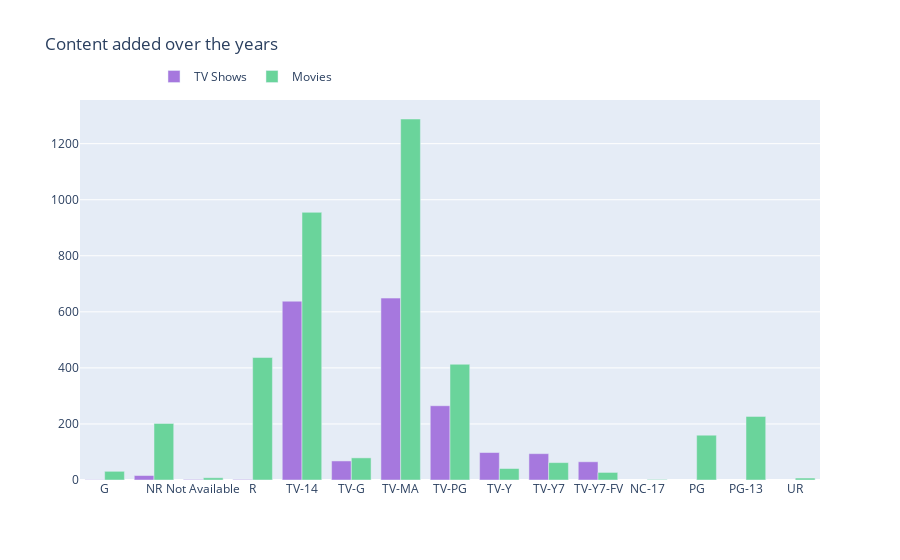

The notebook cell saved with this chart:
### Code cell
col = "rating"

vc1 = d1[col].value_counts().reset_index()
#vc1 = vc1.rename(columns = {col : "count", "index" : col})
vc1['percent'] = vc1['count'].apply(lambda x : 100*x/sum(vc1['count']))
vc1 = vc1.sort_values(col)

vc2 = d2[col].value_counts().reset_index()
#vc2 = vc2.rename(columns = {col : "count", "index" : col})
vc2['percent'] = vc2['count'].apply(lambda x : 100*x/sum(vc2['count']))
vc2 = vc2.sort_values(col)

trace1 = go.Bar(x=vc1[col], y=vc1["count"], name="TV Shows", marker=dict(color="#a678de"))
trace2 = go.Bar(x=vc2[col], y=vc2["count"], name="Movies", marker=dict(color="#6ad49b"))
data = [trace1, trace2]
layout = go.Layout(title="Content added over the years", legend=dict(x=0.1, y=1.1, orientation="h"))
fig = go.Figure(data, layout=layout)
fig.show()

### Figure 1 — Plotly figure (JSON) as saved in the notebook; plotly's stock layout.template omitted (floating-point values rounded to 4 significant figures)
{"data": [{"marker": {"color": "#a678de"}, "name": "TV Shows", "type": "bar", "x": ["G", "NR", "Not Available", "R", "TV-14", "TV-G", "TV-MA", "TV-PG", "TV-Y", "TV-Y7", "TV-Y7-FV"], "y": [1, 16, 2, 2, 638, 68, 649, 265, 98, 94, 65]}, {"marker": {"color": "#6ad49b"}, "name": "Movies", "type": "bar", "x": ["G", "NC-17", "NR", "Not Available", "PG", "PG-13", "R", "TV-14", "TV-G", "TV-MA", "TV-PG", "TV-Y", "TV-Y7", "TV-Y7-FV", "UR"], "y": [31, 2, 202, 8, 160, 227, 437, 955, 79, 1288, 413, 41, 62, 27, 7]}], "layout": {"legend": {"orientation": "h", "x": 0.1, "y": 1.1}, "title": {"text": "Content added over the years"}}}
